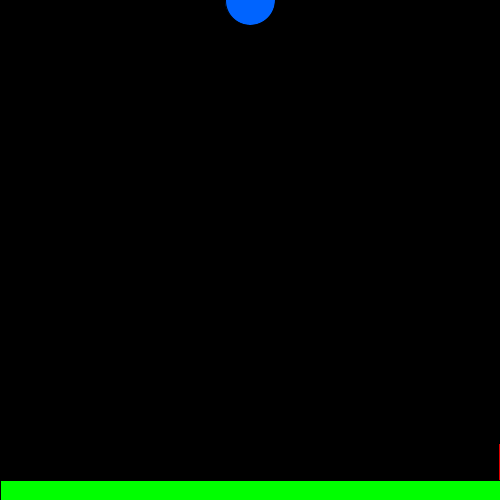
Frame 1 (no input)
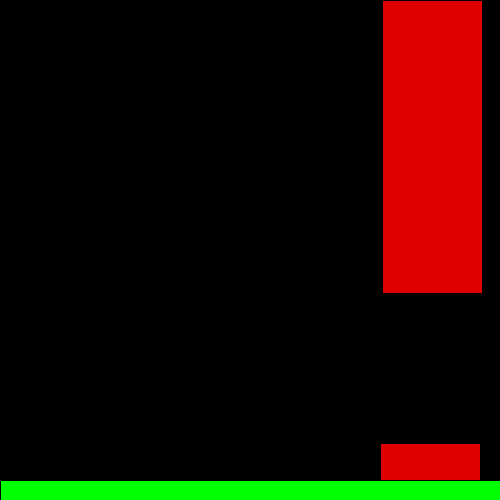
Frame 60 (the mouse pressed at the canvas centre just before this capture)
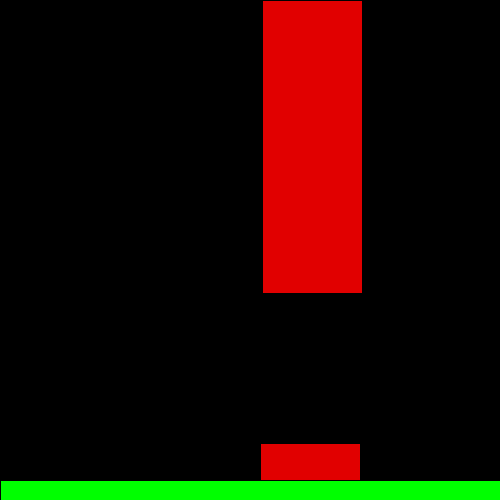
Frame 120 (the mouse held since frame 60 and released just before this capture)

The Processing sketch that drew these frames (run headless with seeded random() and noise(); from frame 60 on, the mouse is pressed at the canvas centre):

// Processing sketch: Flappy_Bird
// ── Flappy_Bird.pde
int birdX = 250;
int birdY = 0;
int grav = 1;
int yVelocity = 0;
int pipeX = 500;
int upperPipeHeight = (int) random(100, 400); 
int distance = 150;
int lowerPipeTop = upperPipeHeight+distance ;
void setup(){
  size(500,500);
}
void draw (){
  background(0,0,0);
  stroke(0,0,0);
  fill(0,100,255);
  ellipse(birdX,birdY,50,50);
  yVelocity += grav;
  birdY += yVelocity;
fill(225,0,0);
  rect(pipeX,0,100,upperPipeHeight);
  println(pipeX);
  pipeX -= 2;
  rect (pipeX, upperPipeHeight + distance, 100, 500);
  if (pipeX <= 0){
   pipeX = 500; 
    upperPipeHeight = (int)random(300);
  }
  fill(0,255,0);
  rect(0,480,width,20);
  if(intersectsPipes()){
  birdY = 480;
  pipeX = 0;
  }

}
void mousePressed(){
  yVelocity = -10;
}
boolean intersectsPipes() {
     if (birdY < upperPipeHeight && birdX > pipeX && birdX < (pipeX+100)){
          return true; }
     else if (birdY>lowerPipeTop && birdX > pipeX && birdX < (pipeX+100)) {
          return true; }
     else { return false; }
} 
